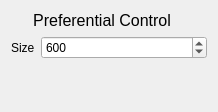
<?xml version="1.0" encoding="UTF-8"?>
<ui version="4.0">
 <class>PreferentialControl</class>
 <widget class="QWidget" name="PreferentialControl">
  <property name="geometry">
   <rect>
    <x>0</x>
    <y>0</y>
    <width>218</width>
    <height>112</height>
   </rect>
  </property>
  <property name="sizePolicy">
   <sizepolicy hsizetype="Minimum" vsizetype="Minimum">
    <horstretch>0</horstretch>
    <verstretch>0</verstretch>
   </sizepolicy>
  </property>
  <property name="windowTitle">
   <string>Form</string>
  </property>
  <layout class="QVBoxLayout" name="verticalLayout">
   <item>
    <widget class="QLabel" name="label">
     <property name="font">
      <font>
       <pointsize>12</pointsize>
      </font>
     </property>
     <property name="text">
      <string>     Preferential Control</string>
     </property>
    </widget>
   </item>
   <item>
    <layout class="QFormLayout" name="formLayout">
     <item row="0" column="0">
      <widget class="QLabel" name="label_2">
       <property name="text">
        <string>Size</string>
       </property>
      </widget>
     </item>
     <item row="0" column="1">
      <widget class="QSpinBox" name="sizeEdit">
       <property name="maximum">
        <number>10000</number>
       </property>
       <property name="singleStep">
        <number>10</number>
       </property>
       <property name="value">
        <number>600</number>
       </property>
      </widget>
     </item>
    </layout>
   </item>
   <item>
    <spacer name="verticalSpacer">
     <property name="orientation">
      <enum>Qt::Vertical</enum>
     </property>
     <property name="sizeHint" stdset="0">
      <size>
       <width>20</width>
       <height>40</height>
      </size>
     </property>
    </spacer>
   </item>
  </layout>
 </widget>
 <resources/>
 <connections/>
</ui>
